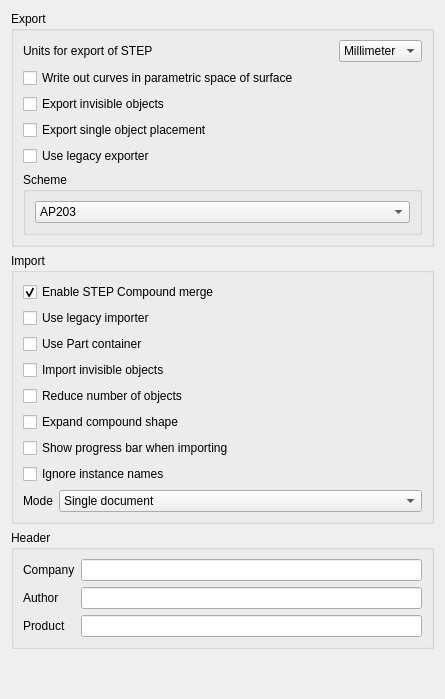
<?xml version="1.0" encoding="UTF-8"?>
<ui version="4.0">
 <class>PartGui::DlgImportExportStep</class>
 <widget class="QWidget" name="PartGui::DlgImportExportStep">
  <property name="geometry">
   <rect>
    <x>0</x>
    <y>0</y>
    <width>445</width>
    <height>699</height>
   </rect>
  </property>
  <property name="windowTitle">
   <string>STEP</string>
  </property>
  <layout class="QGridLayout" name="gridLayout_4">
   <item row="0" column="0">
    <widget class="QGroupBox" name="groupBox">
     <property name="title">
      <string>Export</string>
     </property>
     <layout class="QGridLayout" name="gridLayout_3">
      <item row="6" column="0" colspan="3">
       <widget class="QGroupBox" name="groupBox_2">
        <property name="title">
         <string>Scheme</string>
        </property>
        <layout class="QGridLayout" name="gridLayout">
         <item row="0" column="0">
          <widget class="QComboBox" name="comboBoxSchema">
           <item>
            <property name="text">
             <string notr="true">AP203</string>
            </property>
           </item>
           <item>
            <property name="text">
             <string notr="true">AP214 Committee Draft</string>
            </property>
           </item>
           <item>
            <property name="text">
             <string notr="true">AP214 Draft International Standard</string>
            </property>
           </item>
           <item>
            <property name="text">
             <string notr="true">AP214 International Standard</string>
            </property>
           </item>
           <item>
            <property name="text">
             <string notr="true">AP242 Draft International Standard</string>
            </property>
           </item>
          </widget>
         </item>
        </layout>
       </widget>
      </item>
      <item row="3" column="0">
       <widget class="Gui::PrefCheckBox" name="checkBoxExportHiddenObj">
        <property name="toolTip">
         <string>Uncheck this to skip invisible object when exporting, which is useful for CADs that do not support invisibility STEP styling.</string>
        </property>
        <property name="text">
         <string>Export invisible objects</string>
        </property>
        <property name="prefEntry" stdset="0">
         <cstring>ExportHiddenObject</cstring>
        </property>
        <property name="prefPath" stdset="0">
         <cstring>Mod/Import</cstring>
        </property>
       </widget>
      </item>
      <item row="0" column="0">
       <widget class="QLabel" name="label">
        <property name="text">
         <string>Units for export of STEP</string>
        </property>
       </widget>
      </item>
      <item row="2" column="0" colspan="3">
       <widget class="QCheckBox" name="checkBoxPcurves">
        <property name="text">
         <string>Write out curves in parametric space of surface</string>
        </property>
       </widget>
      </item>
      <item row="0" column="2">
       <widget class="QComboBox" name="comboBoxUnits">
        <item>
         <property name="text">
          <string>Millimeter</string>
         </property>
        </item>
        <item>
         <property name="text">
          <string>Meter</string>
         </property>
        </item>
        <item>
         <property name="text">
          <string>Inch</string>
         </property>
        </item>
       </widget>
      </item>
      <item row="0" column="1">
       <spacer>
        <property name="orientation">
         <enum>Qt::Horizontal</enum>
        </property>
        <property name="sizeHint" stdset="0">
         <size>
          <width>40</width>
          <height>20</height>
         </size>
        </property>
       </spacer>
      </item>
      <item row="5" column="0">
       <widget class="Gui::PrefCheckBox" name="checkBoxExportLegacy">
        <property name="text">
         <string>Use legacy exporter</string>
        </property>
        <property name="prefEntry" stdset="0">
         <cstring>ExportLegacy</cstring>
        </property>
        <property name="prefPath" stdset="0">
         <cstring>Mod/Import</cstring>
        </property>
       </widget>
      </item>
      <item row="4" column="0">
       <widget class="Gui::PrefCheckBox" name="checkBoxKeepPlacement">
        <property name="toolTip">
         <string>Check this option to keep the placement information when exporting
a single object. Please note that when import back the STEP file, the
placement will be encoded into the shape geometry, instead of keeping
it inside the Placement property.</string>
        </property>
        <property name="text">
         <string>Export single object placement</string>
        </property>
        <property name="prefEntry" stdset="0">
         <cstring>ExportKeepPlacement</cstring>
        </property>
        <property name="prefPath" stdset="0">
         <cstring>Mod/Import</cstring>
        </property>
       </widget>
      </item>
     </layout>
    </widget>
   </item>
   <item row="4" column="0">
    <spacer name="verticalSpacer">
     <property name="orientation">
      <enum>Qt::Vertical</enum>
     </property>
     <property name="sizeHint" stdset="0">
      <size>
       <width>20</width>
       <height>82</height>
      </size>
     </property>
    </spacer>
   </item>
   <item row="3" column="0">
    <widget class="QGroupBox" name="groupBoxHeader">
     <property name="toolTip">
      <string>If not empty, field contents will be used in the STEP file header.</string>
     </property>
     <property name="title">
      <string>Header</string>
     </property>
     <layout class="QGridLayout" name="gridLayout_2">
      <item row="1" column="1">
       <widget class="QLineEdit" name="lineEditAuthor"/>
      </item>
      <item row="2" column="1">
       <widget class="QLineEdit" name="lineEditProduct"/>
      </item>
      <item row="1" column="0">
       <widget class="QLabel" name="label_3">
        <property name="text">
         <string>Author</string>
        </property>
       </widget>
      </item>
      <item row="2" column="0">
       <widget class="QLabel" name="label_4">
        <property name="text">
         <string>Product</string>
        </property>
       </widget>
      </item>
      <item row="0" column="0">
       <widget class="QLabel" name="label_2">
        <property name="text">
         <string>Company</string>
        </property>
       </widget>
      </item>
      <item row="0" column="1">
       <widget class="QLineEdit" name="lineEditCompany"/>
      </item>
     </layout>
    </widget>
   </item>
   <item row="2" column="0">
    <widget class="QGroupBox" name="GroupBox2">
     <property name="title">
      <string>Import</string>
     </property>
     <layout class="QVBoxLayout" name="verticalLayout">
      <item>
       <widget class="Gui::PrefCheckBox" name="checkBoxMergeCompound">
        <property name="toolTip">
         <string>Check this to obtain a single merged compound shape after import.</string>
        </property>
        <property name="text">
         <string>Enable STEP Compound merge</string>
        </property>
        <property name="checked">
         <bool>true</bool>
        </property>
        <property name="prefEntry" stdset="0">
         <cstring>ReadShapeCompoundMode</cstring>
        </property>
        <property name="prefPath" stdset="0">
         <cstring>Mod/Import/hSTEP</cstring>
        </property>
       </widget>
      </item>
      <item>
       <widget class="Gui::PrefCheckBox" name="checkBoxLegacyImporter">
        <property name="toolTip">
         <string>Use legacy STEP importer that does not support linked instance.</string>
        </property>
        <property name="text">
         <string>Use legacy importer</string>
        </property>
        <property name="prefPath" stdset="0">
         <cstring>Mod/Import</cstring>
        </property>
        <property name="prefEntry" stdset="0">
         <cstring>UseLegacyImporter</cstring>
        </property>
       </widget>
      </item>
      <item>
       <widget class="Gui::PrefCheckBox" name="checkBoxUseAppPart">
        <property name="toolTip">
         <string>Select this to use App::Part as group container, or else use App::LinkGroup.</string>
        </property>
        <property name="text">
         <string>Use Part container</string>
        </property>
        <property name="prefEntry" stdset="0">
         <cstring>UseAppPart</cstring>
        </property>
        <property name="prefPath" stdset="0">
         <cstring>Mod/Import</cstring>
        </property>
       </widget>
      </item>
      <item>
       <widget class="Gui::PrefCheckBox" name="checkBoxImportHiddenObj">
        <property name="toolTip">
         <string>Select this to not import any invisible objects.</string>
        </property>
        <property name="text">
         <string>Import invisible objects</string>
        </property>
        <property name="prefEntry" stdset="0">
         <cstring>ImportHiddenObject</cstring>
        </property>
        <property name="prefPath" stdset="0">
         <cstring>Mod/Import</cstring>
        </property>
       </widget>
      </item>
      <item>
       <widget class="Gui::PrefCheckBox" name="checkBoxReduceObjects">
        <property name="toolTip">
         <string>Reduce number of objects using Link array</string>
        </property>
        <property name="text">
         <string>Reduce number of objects</string>
        </property>
        <property name="prefEntry" stdset="0">
         <cstring>ReduceObjects</cstring>
        </property>
        <property name="prefPath" stdset="0">
         <cstring>Mod/Import</cstring>
        </property>
       </widget>
      </item>
      <item>
       <widget class="Gui::PrefCheckBox" name="checkBoxExpandCompound">
        <property name="toolTip">
         <string>Expand compound shape with multiple solids</string>
        </property>
        <property name="text">
         <string>Expand compound shape</string>
        </property>
        <property name="prefEntry" stdset="0">
         <cstring>ExpandCompoundShape</cstring>
        </property>
        <property name="prefPath" stdset="0">
         <cstring>Mod/Import</cstring>
        </property>
       </widget>
      </item>
      <item>
       <widget class="Gui::PrefCheckBox" name="checkBoxShowProgress">
        <property name="toolTip">
         <string>Show progress bar when importing</string>
        </property>
        <property name="text">
         <string>Show progress bar when importing</string>
        </property>
        <property name="prefEntry" stdset="0">
         <cstring>ShowProgress</cstring>
        </property>
        <property name="prefPath" stdset="0">
         <cstring>Mod/Import</cstring>
        </property>
       </widget>
      </item>
      <item>
       <widget class="Gui::PrefCheckBox" name="checkBoxUseBaseName">
        <property name="toolTip">
         <string>Do not use instance name. Useful for some legacy STEP file with non-meaningful auto generated instance names.</string>
        </property>
        <property name="text">
         <string>Ignore instance names</string>
        </property>
        <property name="prefEntry" stdset="0">
         <cstring>UseBaseName</cstring>
        </property>
        <property name="prefPath" stdset="0">
         <cstring>Mod/Import</cstring>
        </property>
       </widget>
      </item>
      <item>
       <layout class="QHBoxLayout" name="horizontalLayout">
        <item>
         <widget class="QLabel" name="label_5">
          <property name="text">
           <string>Mode</string>
          </property>
         </widget>
        </item>
        <item>
         <widget class="Gui::PrefComboBox" name="comboBoxImportMode">
          <property name="sizePolicy">
           <sizepolicy hsizetype="Expanding" vsizetype="Fixed">
            <horstretch>0</horstretch>
            <verstretch>0</verstretch>
           </sizepolicy>
          </property>
          <property name="prefEntry" stdset="0">
           <cstring>ImportMode</cstring>
          </property>
          <property name="prefPath" stdset="0">
           <cstring>Mod/Import</cstring>
          </property>
          <item>
           <property name="text">
            <string>Single document</string>
           </property>
          </item>
          <item>
           <property name="text">
            <string>Assembly per document</string>
           </property>
          </item>
          <item>
           <property name="text">
            <string>Assembly per document in sub-directory</string>
           </property>
          </item>
          <item>
           <property name="text">
            <string>Object per document</string>
           </property>
          </item>
          <item>
           <property name="text">
            <string>Object per document in sub-directory</string>
           </property>
          </item>
         </widget>
        </item>
       </layout>
      </item>
     </layout>
    </widget>
   </item>
  </layout>
 </widget>
 <customwidgets>
  <customwidget>
   <class>Gui::PrefCheckBox</class>
   <extends>QCheckBox</extends>
   <header>Gui/PrefWidgets.h</header>
  </customwidget>
  <customwidget>
   <class>Gui::PrefComboBox</class>
   <extends>QComboBox</extends>
   <header>Gui/PrefWidgets.h</header>
  </customwidget>
 </customwidgets>
 <tabstops>
  <tabstop>comboBoxUnits</tabstop>
  <tabstop>checkBoxPcurves</tabstop>
  <tabstop>checkBoxExportHiddenObj</tabstop>
  <tabstop>checkBoxMergeCompound</tabstop>
  <tabstop>checkBoxUseAppPart</tabstop>
  <tabstop>checkBoxImportHiddenObj</tabstop>
  <tabstop>checkBoxReduceObjects</tabstop>
  <tabstop>checkBoxExpandCompound</tabstop>
  <tabstop>checkBoxShowProgress</tabstop>
  <tabstop>checkBoxUseBaseName</tabstop>
  <tabstop>comboBoxImportMode</tabstop>
  <tabstop>lineEditCompany</tabstop>
  <tabstop>lineEditAuthor</tabstop>
  <tabstop>lineEditProduct</tabstop>
 </tabstops>
 <resources/>
 <connections/>
</ui>
